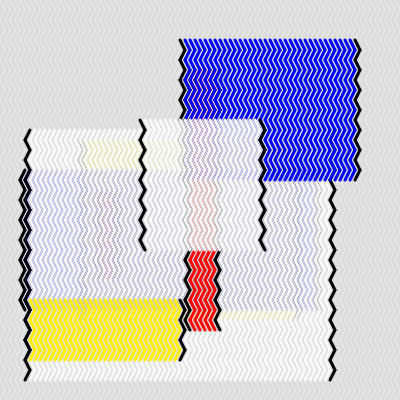
Frame 1 (no input)
Frame 60 (no input): identical to frame 1, image omitted
Frame 120 (the mouse pressed at the canvas centre since frame 60): identical to frame 1, image omitted

The p5.js sketch that drew this single still picture (run headless with seeded random() and noise() and a simulated clock; from frame 60 on, the mouse is pressed at the canvas centre):

// p5.js sketch
// ── sketch.js

let w = 5; let h = w*2;
let cols; let rows;

let blocks = []; let num; 
let colors; 

let grid = [];

function setup() {
  createCanvas(400, 400);
  cols = width/w;
  rows = height/h;
  
  num = floor(random(6, 10));
  
  colors = [color(255,240,1), color(255,1,1), color(1,1,253), color(249)];
  
  for (let i=0; i<num; i++) {
    blocks[i] = new Block(colors[i % colors.length]);
  }
  
  for (let i=0; i<cols; i++) {
    grid[i] = [];
    for (let j=0; j<rows; j++) {
      grid[i][j] = new Cell(i*w, j*h, w, h, j);
    }
  }

  
}

function draw() {
  background(220);
  for (let i=0; i<cols; i++) {
    for (let j=0; j<rows; j++) {
      stroke(255);
      strokeWeight(0.5);
      grid[i][j].displayCell();
    }
  }
  
  for (let i=0; i<num; i++) {
    blocks[i].display();
  }
  
  
}


// ── block.js
class Block {
    constructor(c) {
      this.c = c;
      
      this.colRange = this.randomLengthGen(cols + 1);
      this.rowRange = this.randomLengthGen(rows + 1);
      
      this.block = [];
      for (let i=this.colRange.x; i<this.colRange.y; i++) {
        this.block[i] = [];
        for (let j=this.rowRange.x; j<this.rowRange.y; j++) {
          this.block[i][j] = new Cell(i*w, j*h, w, h, j);
        }
      }
    }
    
    display() {
      strokeWeight(3);
      for (let i=this.colRange.x; i<this.colRange.y; i++) {
        for (let j=this.rowRange.x; j<this.rowRange.y; j++) {
          if (i == this.colRange.x || i == this.colRange.y-1)
          {
            stroke(0);
          } else {
            stroke(this.c);
          }
          this.block[i][j].displayCell();
        }
      }
    }
    
    randomLengthGen(length) {
      let a;
      let b;
  
      do {
        a = floor(random(0, length));
        b = floor(random(0, length));
      } while ( abs(a-b) < 4); 
  
      let range = createVector(min(a, b), max(a,b));
  
      return range;
  
    }
  }
// ── cell.js
class Cell {
    constructor(x, y, w, h, row) {
      this.x = x;
      this.y = y;
      this.w = w;
      this.h = h;
      this.row = row;
      
    }
    
    displayCell() {
      if (this.row % 2 == 0) {
        line(this.x, this.y, this.x + this.w, this.y +this.h);
          } else {
        line(this.x + this.w, this.y, this.x, this.y +this.h);
          }
    }
  }
